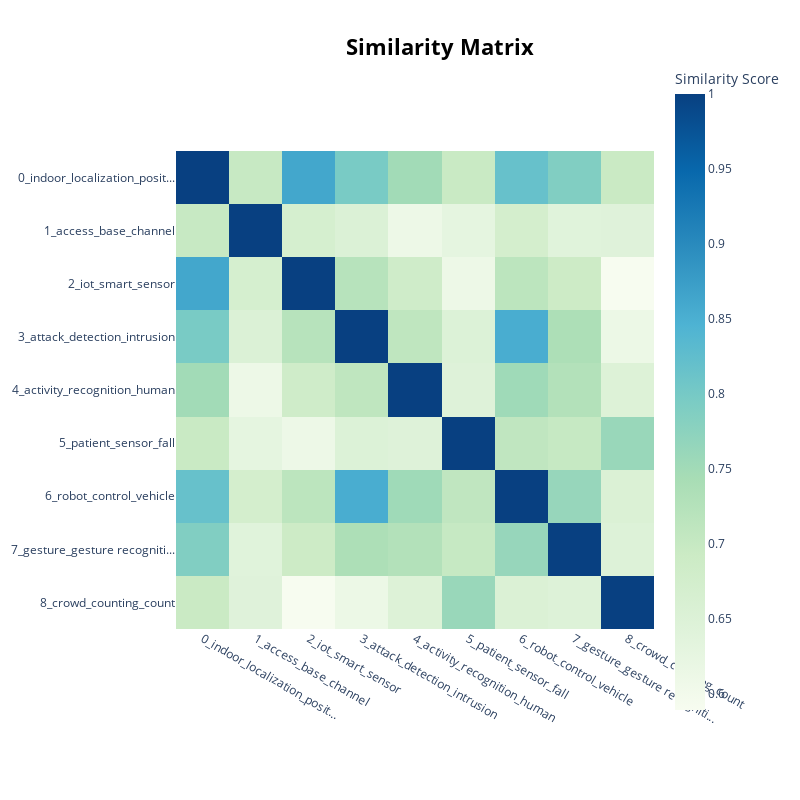

Notebook code for this chart:
### Code cell
topic_model.visualize_heatmap()

### Figure 1 — Plotly figure (JSON) as saved in the notebook; plotly's stock layout.template omitted (floating-point values rounded to 4 significant figures)
{"data": [{"coloraxis": "coloraxis", "hovertemplate": "x: %{x}<br>y: %{y}<br>Similarity Score: %{z}<extra></extra>", "name": "0", "type": "heatmap", "x": ["0_indoor_localization_posit...", "1_access_base_channel", "2_iot_smart_sensor", "3_attack_detection_intrusion", "4_activity_recognition_human", "5_patient_sensor_fall", "6_robot_control_vehicle", "7_gesture_gesture recogniti...", "8_crowd_counting_count"], "xaxis": "x", "y": ["0_indoor_localization_posit...", "1_access_base_channel", "2_iot_smart_sensor", "3_attack_detection_intrusion", "4_activity_recognition_human", "5_patient_sensor_fall", "6_robot_control_vehicle", "7_gesture_gesture recogniti...", "8_crowd_counting_count"], "yaxis": "y", "z": [[1.0, 0.6983, 0.8622, 0.7966, 0.7498, 0.6964, 0.817, 0.7875, 0.6949], [0.6983, 1.0, 0.6677, 0.6522, 0.6104, 0.6284, 0.6723, 0.6407, 0.6439], [0.8622, 0.6677, 1.0, 0.7223, 0.6836, 0.6114, 0.7153, 0.6895, 0.5891], [0.7966, 0.6522, 0.7223, 1.0, 0.7103, 0.6501, 0.8533, 0.7364, 0.6145], [0.7498, 0.6104, 0.6836, 0.7103, 1.0, 0.6452, 0.7536, 0.7277, 0.6488], [0.6964, 0.6284, 0.6114, 0.6501, 0.6452, 1.0, 0.709, 0.6997, 0.7603], [0.817, 0.6723, 0.7153, 0.8533, 0.7536, 0.709, 1.0, 0.7629, 0.6542], [0.7875, 0.6407, 0.6895, 0.7364, 0.7277, 0.6997, 0.7629, 1.0, 0.6472], [0.6949, 0.6439, 0.5891, 0.6145, 0.6488, 0.7603, 0.6542, 0.6472, 1.0]]}], "layout": {"coloraxis": {"colorbar": {"title": {"text": "Similarity Score"}}, "colorscale": [[0, "rgb(247,252,240)"], [0.125, "rgb(224,243,219)"], [0.25, "rgb(204,235,197)"], [0.375, "rgb(168,221,181)"], [0.5, "rgb(123,204,196)"], [0.625, "rgb(78,179,211)"], [0.75, "rgb(43,140,190)"], [0.875, "rgb(8,104,172)"], [1, "rgb(8,64,129)"]]}, "height": 800, "hoverlabel": {"bgcolor": "white", "font": {"family": "Rockwell", "size": 16}}, "legend": {"title": {"text": "Trend"}}, "margin": {"t": 60}, "showlegend": true, "title": {"font": {"color": "Black", "size": 22}, "text": "<b>Similarity Matrix", "x": 0.55, "xanchor": "center", "y": 0.95, "yanchor": "top"}, "width": 800, "xaxis": {"anchor": "y", "constrain": "domain", "domain": [0, 1], "scaleanchor": "y"}, "yaxis": {"anchor": "x", "autorange": "reversed", "constrain": "domain", "domain": [0, 1]}}}
